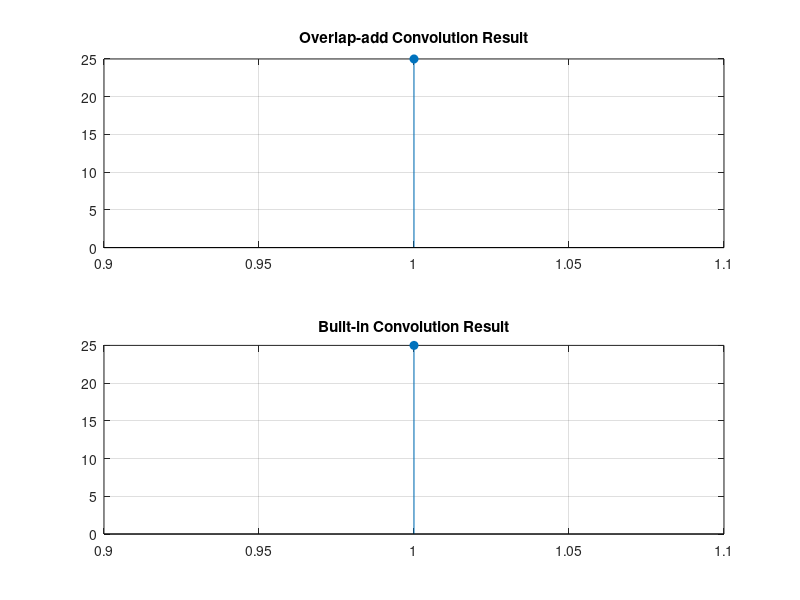

Source code (MATLAB):
clc;
clear all;
close all;

% Input the sequences
x = input('Enter the input sequence x: ');
h = input('Enter the impulse response h: ');

% Length of the impulse response and input sequence
L = length(h);  % Length of impulse response (block size)
N = length(x);  % Length of input sequence

% Zero-pad the input sequence to handle the overlap
x_padded = [x, zeros(1, L - 1)];

% Initialize the output for overlap-add method
y = zeros(1, N + L - 1);

% Number of sections to divide the input sequence
num_sections = ceil((N + L - 1) / L);

% Perform the overlap-add convolution
for n = 0:num_sections-1
    % Define the section of x to convolve
    start_idx = n * L + 1;
    end_idx = min(start_idx + L - 1, length(x_padded));  % Handle last section correctly
    x_section = x_padded(start_idx:end_idx);
    
    % Perform the convolution for this section
    conv_result = conv(x_section, h);
    
    % Add the convolution result to the output array with overlap
    y(start_idx:start_idx + length(conv_result) - 1) = ...
        y(start_idx:start_idx + length(conv_result) - 1) + conv_result;
end

% Trim the output to the expected length
y = y(1:N + L - 1);

% Compute the built-in convolution for comparison
y_builtin = conv(x, h);

% Display the results
disp('Overlap-add convolution result:');
disp(y);
disp('Built-in convolution result:');
disp(y_builtin);

% Plot the results
figure;

subplot(2, 1, 1);
stem(y, 'filled');
title('Overlap-add Convolution Result');
grid on;

subplot(2, 1, 2);
stem(y_builtin, 'filled');
title('Built-in Convolution Result');
grid on;
